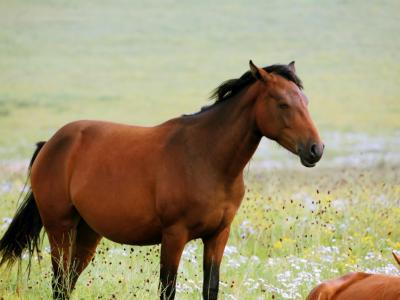
#> input picture Dataset/image/01-24.jpg, 400 x 300 px, found by its file name; its folder holds 4 pictures in this run
$ python load_image.py
#> lines starting #> are read from the running program, lines starting #| are printed output that depends on the picture
import os
import cv2
import numpy as np
import pickle


path = "Dataset/Image"
currentPath = os.getcwd()
dataPath = os.path.join(currentPath, path)

imageList = os.listdir(dataPath)

color = np.zeros( (len(imageList) , 300, 400, 3 ) )
color = color.astype("uint8")

grays = np.zeros( (len(imageList) , 300, 400 ) )
grays = grays.astype("uint8")

for i, imageName in enumerate(imageList):
    imagePath = os.path.join(dataPath, imageName)
    img = cv2.imread(imagePath)
#> img is the input picture: shape (300, 400, 3); mean B, G, R 117, 149.1, 159.5
    gray = cv2.imread(imagePath, 0)
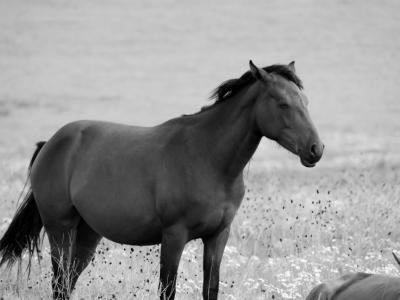
#> gray: shape (300, 400); min 0, max 255, mean 148.6
    color[i] = np.copy(img)
    grays[i] = np.copy(gray)
#> pass 2 of the loop `for i, imageName in enumerate(imageList):`:
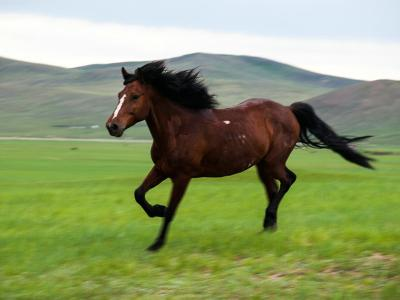
#> input picture Dataset/image/01-26.jpg, 400 x 300 px, found by its file name
#> img is the input picture: shape (300, 400, 3); mean B, G, R 107.1, 152.5, 139.7
#> `gray = cv2.imread(imagePath, 0)`:
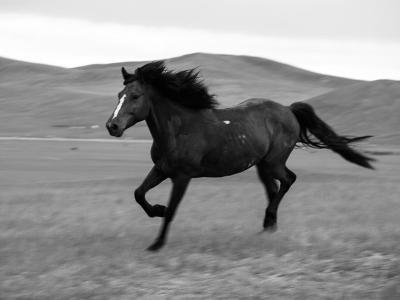
#> gray: shape (300, 400); min 0, max 255, mean 143.5
#> pass 3 of the loop `for i, imageName in enumerate(imageList):`:
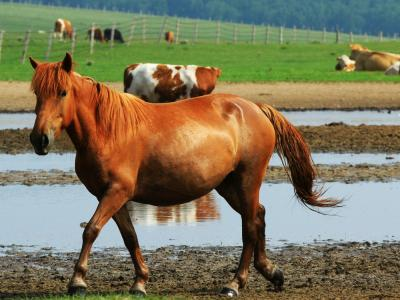
#> input picture Dataset/image/01-43.jpg, 400 x 300 px, found by its file name
#> img is the input picture: shape (300, 400, 3); mean B, G, R 92.7, 120.3, 127.5
#> `gray = cv2.imread(imagePath, 0)`:
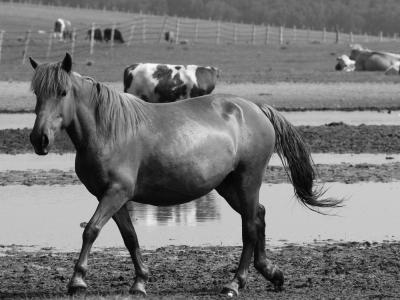
#> gray: shape (300, 400); min 0, max 255, mean 119.3
#> the loop made 4 passes; the first 3 are shown

pickle_out = open("image.pickle","wb")
pickle.dump(color, pickle_out)
pickle_out.close()

pickle_out = open("grays.pickle","wb")
pickle.dump(grays, pickle_out)
pickle_out.close()
